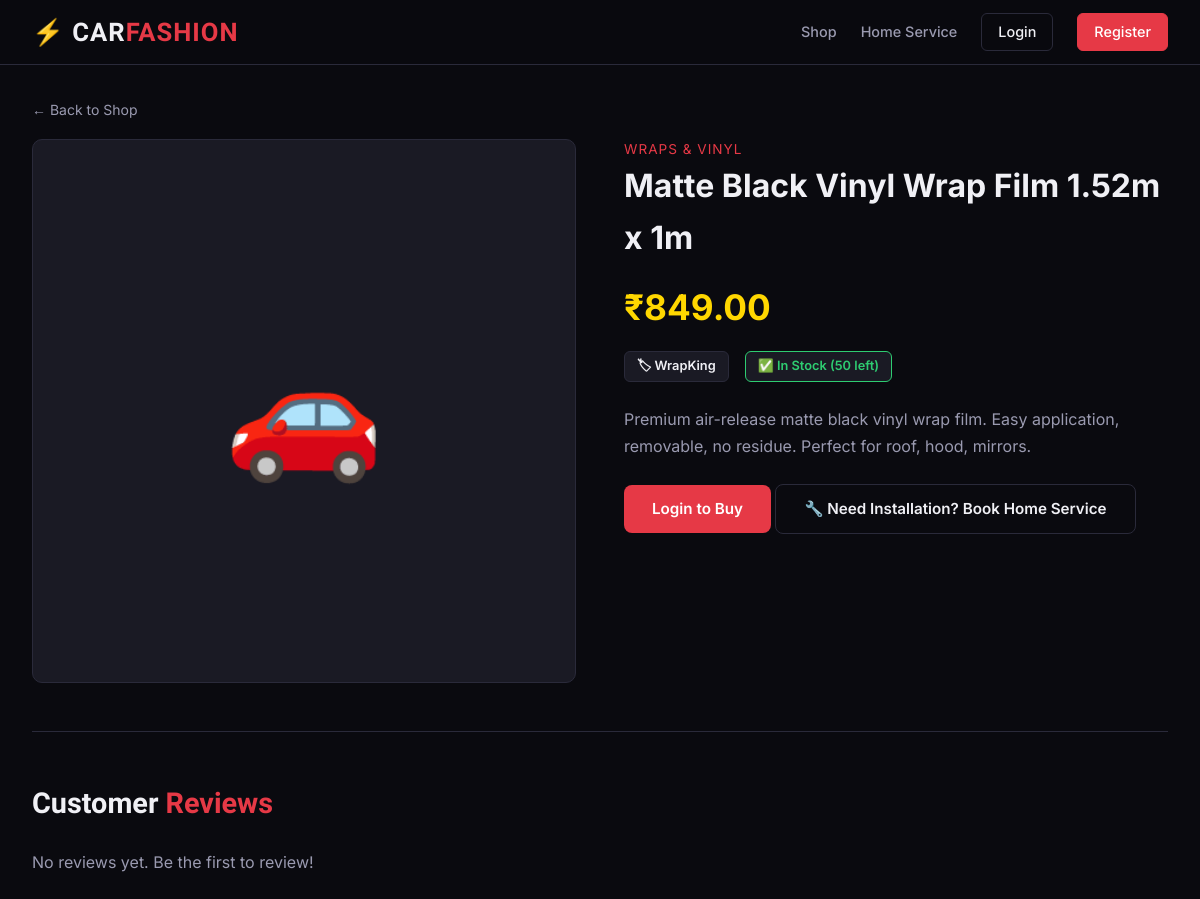
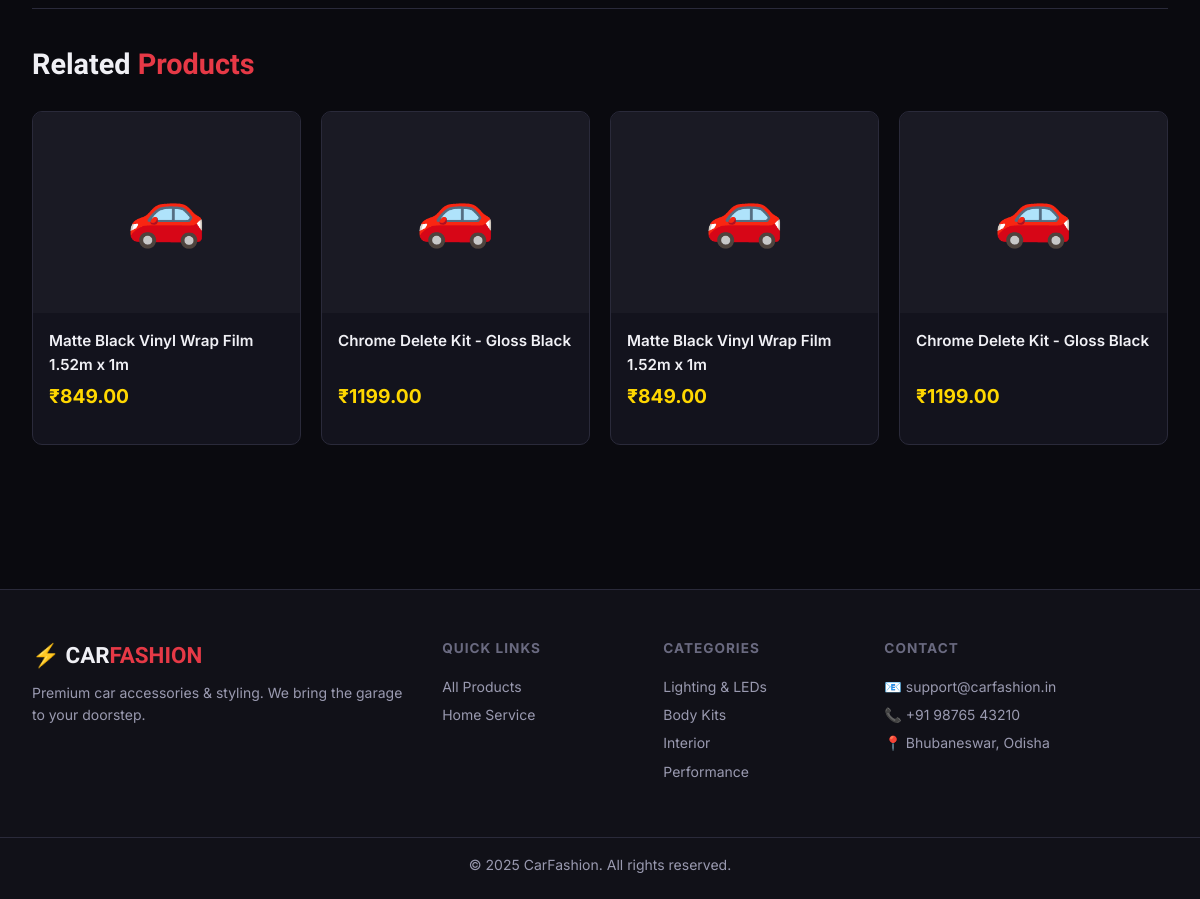
/products/matte-black-vinyl-wrap-film-152m-x-1m-2/, run on the app's committed database (2 pictures, top to bottom).
### store/models.py (models this page shows, shortened)
class Product(models.Model):
    category = models.ForeignKey(Category, on_delete=models.CASCADE, related_name='products')
    name = models.CharField(max_length=200)
    slug = models.SlugField(unique=True)
    description = models.TextField()
    price = models.DecimalField(max_digits=10, decimal_places=2)
    stock = models.PositiveIntegerField(default=0)
    image = models.ImageField(upload_to='products/', blank=True, null=True)
    brand = models.CharField(max_length=100, blank=True)
    is_available = models.BooleanField(default=True)
    is_featured = models.BooleanField(default=False)
    created_at = models.DateTimeField(auto_now_add=True)
    updated_at = models.DateTimeField(auto_now=True)
    @property
    def in_stock(self):
        return self.stock > 0

class Category(models.Model):
    name = models.CharField(max_length=100)
    slug = models.SlugField(unique=True)
    description = models.TextField(blank=True)
    image = models.ImageField(upload_to='categories/', blank=True, null=True)
    class Meta:
        verbose_name_plural = 'Categories'

### store/views.py (the view, shortened to what this page needs)
# urls.py: path('products/<slug:slug>/', views.product_detail, name='product_detail'),
def product_detail(request, slug):
    product = get_object_or_404(Product, slug=slug, is_available=True)
    reviews = product.reviews.all().order_by('-created_at')
    avg_rating = reviews.aggregate(Avg('rating'))['rating__avg']
    related_products = Product.objects.filter(
        category=product.category, is_available=True
    ).exclude(id=product.id)[:4]
    review_form = ReviewForm()
    user_reviewed = False
    context = {
        'product': product,
        'reviews': reviews,
        'avg_rating': avg_rating,
        'related_products': related_products,
        'review_form': review_form,
        'user_reviewed': user_reviewed,
    }
    return render(request, 'store/product_detail.html', context)

### store/context_processors.py (called while the page is built)
def cart_count(request):
    count = 0
    if request.user.is_authenticated:
        try:
            cart = Cart.objects.get(user=request.user)
            count = cart.item_count
        except Cart.DoesNotExist:
            pass
    return {'cart_count': count}

### store/templates/store/product_detail.html (shortened to what this page needs)
{% extends 'base.html' %}
{% block content %}
<div style="margin-bottom:1rem;">
  <a href="{% url 'product_list' %}" style="color:var(--text2); font-size:.875rem;">← Back to Shop</a>
</div>
<div class="product-detail">
  <div>
    <div class="detail-img">
      {% if product.image %}<img src="{{ product.image.url }}" alt="{{ product.name }}">
      {% else %}
        {% if "led" in product.name|lower or "light" in product.name|lower %}💡
        {% elif "drl" in product.name|lower %}🔦
        {% else %}🚗{% endif %}
      {% endif %}
    </div>
  </div>
  <div class="detail-info">
    <div style="color:var(--accent); font-size:.85rem; text-transform:uppercase; letter-spacing:1px;">{{ product.category.name }}</div>
    <h1>{{ product.name }}</h1>
    <div class="detail-price">₹{{ product.price }}</div>
    <div class="detail-meta">
      {% if product.brand %}
      <span class="meta-badge">🏷 {{ product.brand }}</span>
      {% endif %}
      {% if product.in_stock %}
        <span class="meta-badge" style="color:var(--green); border-color:var(--green);">✅ In Stock ({{ product.stock }} left)</span>
      {% else %}
        <span class="meta-badge" style="color:var(--accent); border-color:var(--accent);">❌ Out of Stock</span>
      {% endif %}
    </div>
    <div style="color:var(--text2); margin-bottom:1.5rem; line-height:1.7;">{{ product.description }}</div>
    {% if user.is_authenticated %}
      {% if product.in_stock %}
        <a href="{% url 'add_to_cart' product.id %}" class="btn btn-red" style="margin-bottom:1rem;">🛒 Add to Cart</a>
      {% else %}
        <button class="btn btn-ghost" disabled style="opacity:.5; margin-bottom:1rem;">Out of Stock</button>
      {% endif %}
    {% else %}
      <a href="{% url 'login' %}" class="btn btn-red" style="margin-bottom:1rem;">Login to Buy</a>
    {% endif %}
    <a href="{% url 'home_service' %}" class="btn btn-ghost">🔧 Need Installation? Book Home Service</a>
  </div>
</div>
<hr class="divider">
<div class="reviews-section">
  <h2 class="section-title" style="margin-bottom:1.5rem;">Customer <span>Reviews</span></h2>
  {% if reviews %}
    {% for review in reviews %}
    <div class="review-card">
      <div class="review-header">
        <div>
          <span class="reviewer-name">{{ review.user.first_name|default:review.user.username }}</span>
          <span class="rating-stars" style="font-size:.9rem; margin-left:8px;">{% for i in "12345" %}{% if forloop.counter <= review.rating %}★{% else %}☆{% endif %}{% endfor %}</span>
        </div>
        <span class="review-date">{{ review.created_at|date:"d M Y" }}</span>
      </div>
      <p class="review-text">{{ review.comment }}</p>
    </div>
    {% endfor %}
  {% else %}
    <p style="color:var(--text2);">No reviews yet. Be the first to review!</p>
  {% endif %}
</div>
{% if related_products %}
<hr class="divider">
<div class="section-header">
  <h2 class="section-title">Related <span>Products</span></h2>
</div>
<div class="product-grid">
  {% for p in related_products %}
  <div class="product-card">
    <a href="{% url 'product_detail' p.slug %}">
      <div class="product-img">{% if p.image %}<img src="{{ p.image.url }}" alt="{{ p.name }}">{% else %}🚗{% endif %}</div>
    </a>
    <div class="product-body">
      <div class="product-name"><a href="{% url 'product_detail' p.slug %}">{{ p.name }}</a></div>
      <span class="product-price">₹{{ p.price }}</span>
    </div>
    <div class="product-footer">
    </div>
  </div>
  {% endfor %}
</div>
{% endif %}
{% endblock %}

### static/store/css/main.css (style rules this page uses)
*, *::before, *::after { box-sizing: border-box; margin: 0; padding: 0; }
:root { --bg: #0a0a0f; --bg2: #111118; --bg3: #1a1a24; --card: #13131d; --border: #2a2a3a; --accent: #e63946; --accent2: #ff6b35; --gold: #ffd700; --text: #f0f0f5; --text2: #9a9ab0; --text3: #6a6a80; --green: #2ecc71; --radius: 10px; --shadow: 0 4px 24px rgba(0,0,0,0.5); }
body { font-family: 'Inter', sans-serif; background: var(--bg); color: var(--text); line-height: 1.6; min-height: 100vh; }
a { color: inherit; text-decoration: none; }
.btn { display: inline-flex; align-items: center; gap: 8px; padding: 12px 28px; border-radius: 8px; font-weight: 600; font-size: 0.95rem; cursor: pointer; transition: all .2s; border: none; text-decoration: none; }
.btn-red { background: var(--accent); color: white; }
.btn-ghost { background: transparent; color: var(--text); border: 1px solid var(--border); }
.section-header { display: flex; align-items: center; justify-content: space-between; margin-bottom: 1.5rem; }
.section-title { font-family: 'Rajdhani', sans-serif; font-size: 1.8rem; font-weight: 700; }
.section-title span { color: var(--accent); }
.product-grid { display: grid; grid-template-columns: repeat(auto-fill, minmax(240px, 1fr)); gap: 1.25rem; margin-bottom: 3rem; }
.product-card { background: var(--card); border: 1px solid var(--border); border-radius: var(--radius); overflow: hidden; transition: all .2s; display: flex; flex-direction: column; }
.product-img { aspect-ratio: 4/3; overflow: hidden; background: var(--bg3); display: flex; align-items: center; justify-content: center; font-size: 4rem; }
.product-body { padding: 1rem; flex: 1; display: flex; flex-direction: column; }
.product-name { font-weight: 600; font-size: 0.95rem; margin-bottom: 4px; color: var(--text); }
.product-price { font-size: 1.2rem; font-weight: 700; color: var(--gold); margin-top: auto; }
.product-footer { padding: 0 1rem 1rem; }
.product-detail { display: grid; grid-template-columns: 1fr 1fr; gap: 3rem; margin-bottom: 3rem; }
.detail-img { aspect-ratio: 1; background: var(--bg3); border: 1px solid var(--border); border-radius: var(--radius); display: flex; align-items: center; justify-content: center; font-size: 8rem; overflow: hidden; }
.detail-info h1 { font-size: 2rem; font-weight: 700; margin-bottom: .5rem; }
.detail-price { font-size: 2.2rem; font-weight: 700; color: var(--gold); margin: 1rem 0; }
.detail-meta { display: flex; gap: 1rem; flex-wrap: wrap; margin-bottom: 1.5rem; }
.meta-badge { padding: 4px 12px; border-radius: 6px; font-size: 0.8rem; font-weight: 600; background: var(--bg3); border: 1px solid var(--border); }
.reviews-section { margin-top: 3rem; }
hr.divider { border: none; border-top: 1px solid var(--border); margin: 2rem 0; }

### data on the page
Product: category.name "WRAPS & VINYL", name "Matte Black Vinyl Wrap Film 1.52m x 1m", price "849.00", brand "WrapKing", stock "50", description "Premium air-release matte black vinyl wrap film. Easy application, removable, no residue. Perfect for roof, hood, mirrors."
Product: name "Matte Black Vinyl Wrap Film 1.52m x 1m", price "849.00"
Product: name "Chrome Delete Kit - Gloss Black", price "1199.00"
Product: name "Matte Black Vinyl Wrap Film 1.52m x 1m", price "849.00"
Product: name "Chrome Delete Kit - Gloss Black", price "1199.00"
